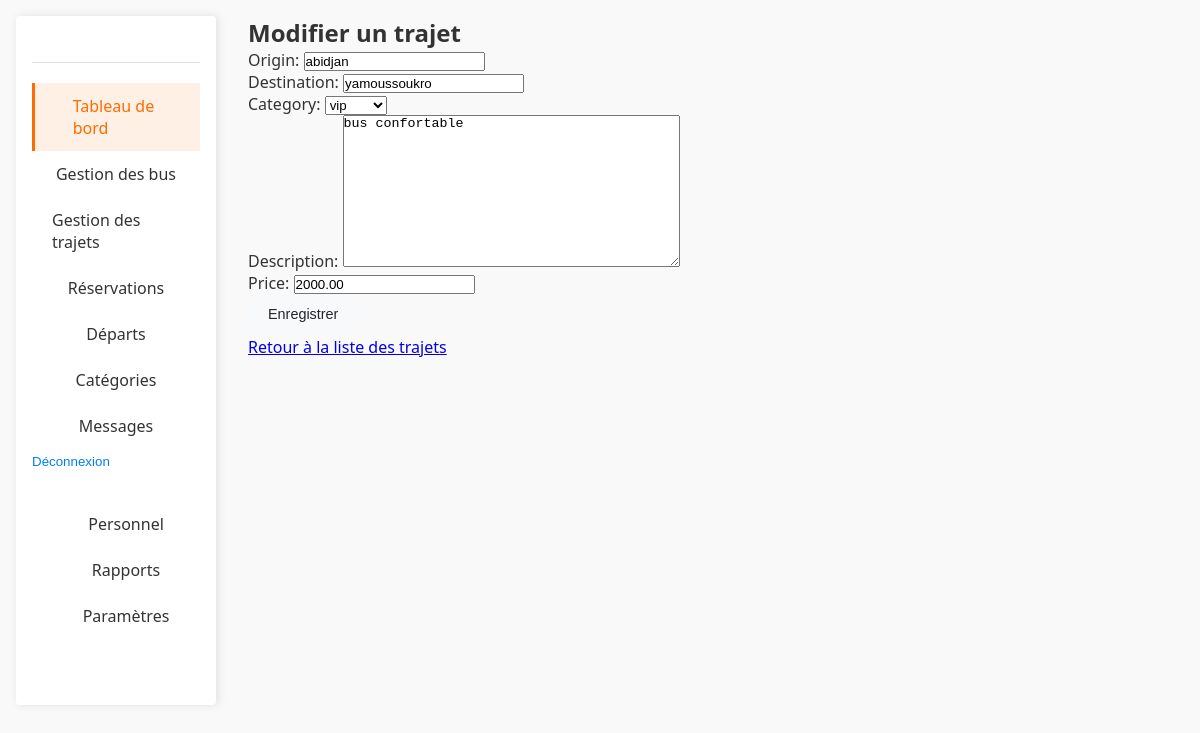
The page /dashboard/trips/1/edit/ (signed in) on the database its author committed.
### trips/models.py (models this page shows, shortened)
class Trip(models.Model):
    origin = models.CharField(max_length=100)       # Ville de départ
    destination = models.CharField(max_length=100)  # Ville d'arrivée
    category = models.ForeignKey(Category, on_delete=models.CASCADE)
    description = models.TextField(blank=True)
    price = models.DecimalField(max_digits=10, decimal_places=2, default=0)  # Prix du trajet

### gareci_admin/views.py (the view)
# urls.py: path('trips/<int:pk>/edit/', TripUpdateView.as_view(), name='trip_edit'),
class TripUpdateView(StaffRequiredMixin, UpdateView):
    model = Trip
    fields = ['origin', 'destination', 'category', 'description', 'price']
    template_name = 'dashboard/trip_form.html'
    success_url = reverse_lazy('dashboard:trip_list')

### gareci_admin/utils.py (called while the page is built)
    def test_func(self):
        return self.request.user.is_staff

### trips/models.py (called while the page is built)
    def __str__(self):
        return self.name

### gareci_admin/templates/dashboard/trip_form.html (shortened to what this page needs)
{% extends 'base.html' %}
{% block content %}
<h2>{% if form.instance.pk %}Modifier{% else %}Ajouter{% endif %} un trajet</h2>
<form method="post">
    {{ form.as_p }}
    <button type="submit" class="btn">Enregistrer</button>
</form>
<a href="{% url 'dashboard:trip_list' %}">Retour à la liste des trajets</a>
{% endblock %}

### static/css/dashboard.css (style rules this page uses)
.btn { display: inline-block; padding: 0.375rem 0.75rem; font-size: 0.875rem; line-height: 1.5; text-align: center; text-decoration: none; border-radius: 4px; transition: all 0.2s; cursor: pointer; background-color: #f8f9fa; color: #212529; border: 1px solid #dee2e6; }
:root { --primary: #FF6B00; --primary-dark: #E05D00; --secondary: #0056B3; --dark: #333333; --light: #F5F5F5; --gray: #888888; --light-gray: #E0E0E0; --sidebar-width: 350px; --sidebar-collapsed-width: 80px; --header-height: 70px; --blue: #4285F4; --green: #34A853; --orange: #FBBC05; --red: #EA4335; }
* { margin: 0; padding: 0; box-sizing: border-box; }
body { font-family: 'Segoe UI', Tahoma, Geneva, Verdana, sans-serif; background-color: #f9f9f9; color: var(--dark); }
.btn { display: inline-flex; align-items: center; justify-content: center; padding: 10px 20px; border-radius: 5px; font-weight: 500; cursor: pointer; transition: all 0.3s; border: none; font-size: 0.9rem; }

### rows shown on the page
Trip: origin "abidjan", destination "yamoussoukro", category "vip", description "bus confortable", price "2000.00"
